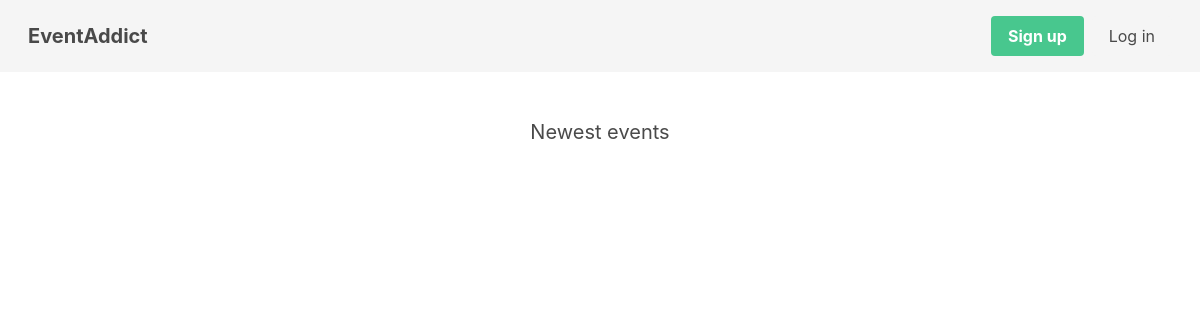
Before: / with the older database file.
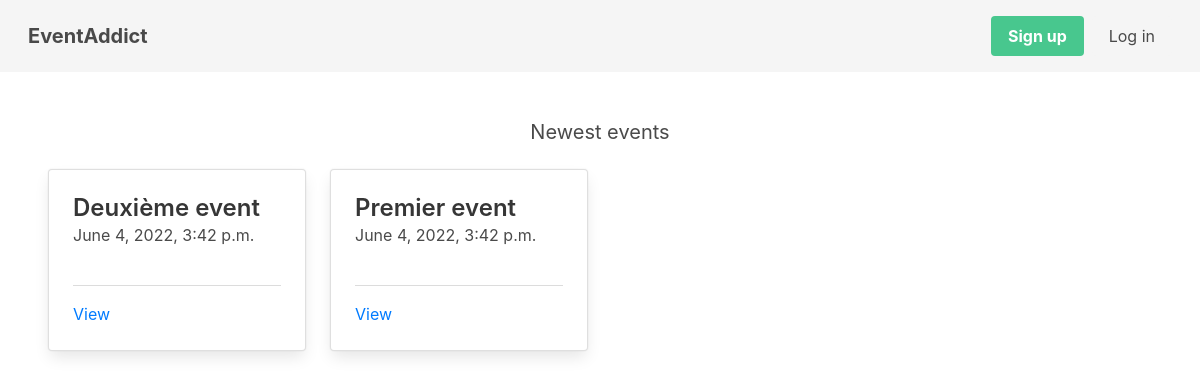
After: the same page with the newer database file.
### core/models.py (models this page shows, shortened)
class Event(models.Model):
    title = models.CharField(max_length=100)
    description = models.TextField()
    date = models.DateField()
    location = models.ForeignKey(Place,related_name='events', on_delete=models.CASCADE, null=True)
    created_by = models.ForeignKey(User,related_name='events', on_delete=models.CASCADE, null=True)
    created_at = models.DateTimeField(auto_now_add=True)

### core/views.py (the view)
# urls.py: path('', frontpage, name='frontpage'),
def frontpage(request):
    events = Event.objects.order_by('-created_at')
    return render(request, 'frontpage.html', {'events': events})

### core/templates/frontpage.html (shortened to what this page needs)
 {% extends 'base.html' %}
 {% block content %}
    <h2 class="subtitle has-text-centered">Newest events</h2>
    <div class="columns">
      {% for event in events %}
      <div class="column is-3">
         <div class="card">
            <div class="card-content">
               <div class="media">
                  <div class="media-content">
                     <p class="title is-4">{{ event.title }}</p>
                     <p class="subtitle is-6">{{ event.created_at }}</p>
                  </div>
               </div>
               <div class="content">
                  <hr>
                  <a href="{% url 'event_detail' event.id %}">View</a>
               </div>
            </div>
         </div>
      </div>
      {% endfor %}
    </div>
 {% endblock %}

### core/templates/base.html (shortened to what this page needs)
<!DOCTYPE html>
<html>
  <head>
    <link
      rel="stylesheet"
      href="https://cdn.jsdelivr.net/npm/bulma@0.9.4/css/bulma.min.css"
    />
  <link
      rel="stylesheet"
      href="https://maxcdn.bootstrapcdn.com/bootstrap/4.0.0/css/bootstrap.min.css"
    />
    <link rel="stylesheet" href="style.css" />
  </head>
  <body>
    <nav class="navbar is-light">
      <div class="navbar-brand">
        <a class="navbar-item" href="{% url 'frontpage' %}">
          <strong>EventAddict</strong>
        </a>
      </div>
      <div class="navbar-menu">
        <div class="navbar-end">
          <div class="navbar-item">
            <div class="buttons">
              {% if request.user.is_authenticated %}
              <a href="{% url 'logout' %}" class="button is-danger">Logout</a>
              {% else %}
              <a href="{% url 'signup' %}" class="button is-success">
                <strong>Sign up</strong>
              </a>
              <a href="{% url 'login' %}" class="button is-light">
                Log in
              </a>
              {% endif %}
            </div>
          </div>
        </div>
      </div>
    </nav>
    <section class="section">
        {% block content %}
        {% endblock %}
    </section>
  </body>
</html>

Changed rows visible on the page:
added Event: title "Deuxième event", created_at "June 4, 2022, 3:42 p.m."
added Event: title "Premier event", created_at "June 4, 2022, 3:42 p.m."
